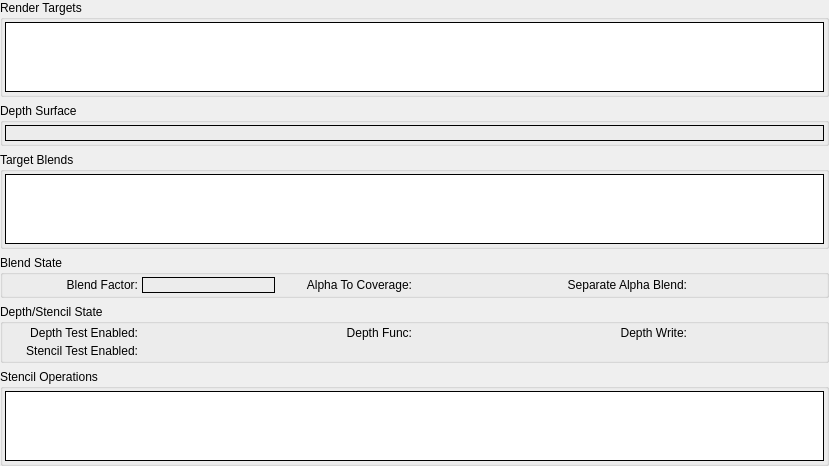
         <widget class="QWidget" name="omScrollContents">
          <property name="geometry">
           <rect>
            <x>0</x>
            <y>0</y>
            <width>829</width>
            <height>400</height>
           </rect>
          </property>
          <layout class="QVBoxLayout" name="omScrollLayout">
           <property name="leftMargin">
            <number>0</number>
           </property>
           <property name="topMargin">
            <number>0</number>
           </property>
           <property name="rightMargin">
            <number>0</number>
           </property>
           <property name="bottomMargin">
            <number>0</number>
           </property>
           <item>
            <widget class="QGroupBox" name="outputsGroup">
             <property name="sizePolicy">
              <sizepolicy hsizetype="Preferred" vsizetype="Expanding">
               <horstretch>0</horstretch>
               <verstretch>0</verstretch>
              </sizepolicy>
             </property>
             <property name="title">
              <string>Render Targets</string>
             </property>
             <layout class="QHBoxLayout" name="outputsGroupLayout">
              <property name="leftMargin">
               <number>2</number>
              </property>
              <property name="topMargin">
               <number>2</number>
              </property>
              <property name="rightMargin">
               <number>2</number>
              </property>
              <property name="bottomMargin">
               <number>2</number>
              </property>
              <item>
               <widget class="RDTreeWidget" name="omTargets">
                <property name="frameShape">
                 <enum>QFrame::Box</enum>
                </property>
                <property name="frameShadow">
                 <enum>QFrame::Plain</enum>
                </property>
                <property name="sizeAdjustPolicy">
                 <enum>QAbstractScrollArea::AdjustToContents</enum>
                </property>
                <property name="editTriggers">
                 <set>QAbstractItemView::NoEditTriggers</set>
                </property>
                <property name="showDropIndicator" stdset="0">
                 <bool>false</bool>
                </property>
                <property name="indentation">
                 <number>0</number>
                </property>
                <property name="rootIsDecorated">
                 <bool>false</bool>
                </property>
                <property name="itemsExpandable">
                 <bool>false</bool>
                </property>
                <property name="allColumnsShowFocus">
                 <bool>true</bool>
                </property>
                <property name="expandsOnDoubleClick">
                 <bool>false</bool>
                </property>
                <attribute name="headerStretchLastSection">
                 <bool>false</bool>
                </attribute>
               </widget>
              </item>
             </layout>
            </widget>
           </item>
           <item>
            <widget class="QGroupBox" name="omDepthGroup">
             <property name="title">
              <string>Depth Surface</string>
             </property>
             <layout class="QHBoxLayout" name="omDepthLayout">
              <property name="leftMargin">
               <number>2</number>
              </property>
              <property name="topMargin">
               <number>2</number>
              </property>
              <property name="rightMargin">
               <number>2</number>
              </property>
              <property name="bottomMargin">
               <number>2</number>
              </property>
              <item>
               <widget class="RDLabel" name="omDepth">
                <property name="frameShape">
                 <enum>QFrame::Box</enum>
                </property>
               </widget>
              </item>
             </layout>
            </widget>
           </item>
           <item>
            <widget class="QGroupBox" name="blendsGroup">
             <property name="sizePolicy">
              <sizepolicy hsizetype="Preferred" vsizetype="Expanding">
               <horstretch>0</horstretch>
               <verstretch>0</verstretch>
              </sizepolicy>
             </property>
             <property name="title">
              <string>Target Blends</string>
             </property>
             <layout class="QHBoxLayout" name="blendsGroupLayout">
              <property name="leftMargin">
               <number>2</number>
              </property>
              <property name="topMargin">
               <number>2</number>
              </property>
              <property name="rightMargin">
               <number>2</number>
              </property>
              <property name="bottomMargin">
               <number>2</number>
              </property>
              <item>
               <widget class="RDTreeWidget" name="blends">
                <property name="frameShape">
                 <enum>QFrame::Box</enum>
                </property>
                <property name="frameShadow">
                 <enum>QFrame::Plain</enum>
                </property>
                <property name="sizeAdjustPolicy">
                 <enum>QAbstractScrollArea::AdjustToContents</enum>
                </property>
                <property name="editTriggers">
                 <set>QAbstractItemView::NoEditTriggers</set>
                </property>
                <property name="showDropIndicator" stdset="0">
                 <bool>false</bool>
                </property>
                <property name="indentation">
                 <number>0</number>
                </property>
                <property name="rootIsDecorated">
                 <bool>false</bool>
                </property>
                <property name="itemsExpandable">
                 <bool>false</bool>
                </property>
                <property name="allColumnsShowFocus">
                 <bool>true</bool>
                </property>
                <property name="expandsOnDoubleClick">
                 <bool>false</bool>
                </property>
               </widget>
              </item>
             </layout>
            </widget>
           </item>
           <item>
            <widget class="QGroupBox" name="omBlend">
             <property name="title">
              <string>Blend State</string>
             </property>
             <layout class="QGridLayout" name="omBlendLayout">
              <property name="leftMargin">
               <number>2</number>
              </property>
              <property name="topMargin">
               <number>2</number>
              </property>
              <property name="rightMargin">
               <number>2</number>
              </property>
              <property name="bottomMargin">
               <number>2</number>
              </property>
              <property name="spacing">
               <number>4</number>
              </property>
              <item row="0" column="0">
               <widget class="QLabel" name="blendFactorLabel">
                <property name="text">
                 <string>Blend Factor:</string>
                </property>
                <property name="alignment">
                 <set>Qt::AlignRight|Qt::AlignTrailing|Qt::AlignVCenter</set>
                </property>
               </widget>
              </item>
              <item row="0" column="1">
               <widget class="RDLabel" name="blendFactor">
                <property name="frameShape">
                 <enum>QFrame::Box</enum>
                </property>
               </widget>
              </item>
              <item row="0" column="2">
               <widget class="QLabel" name="alphaToCoverageLabel">
                <property name="text">
                 <string>Alpha To Coverage:</string>
                </property>
                <property name="alignment">
                 <set>Qt::AlignRight|Qt::AlignTrailing|Qt::AlignVCenter</set>
                </property>
               </widget>
              </item>
              <item row="0" column="3">
               <widget class="QLabel" name="alphaToCoverage">
                <property name="text">
                 <string/>
                </property>
                <property name="pixmap">
                 <pixmap resource="../../Resources/resources.qrc">:/cross.png</pixmap>
                </property>
                <property name="alignment">
                 <set>Qt::AlignCenter</set>
                </property>
               </widget>
              </item>
              <item row="0" column="4">
               <widget class="QLabel" name="separateAlphaLabel">
                <property name="text">
                 <string>Separate Alpha Blend:</string>
                </property>
                <property name="alignment">
                 <set>Qt::AlignRight|Qt::AlignTrailing|Qt::AlignVCenter</set>
                </property>
               </widget>
              </item>
              <item row="0" column="5">
               <widget class="QLabel" name="separateAlpha">
                <property name="text">
                 <string/>
                </property>
                <property name="pixmap">
                 <pixmap resource="../../Resources/resources.qrc">:/cross.png</pixmap>
                </property>
                <property name="alignment">
                 <set>Qt::AlignCenter</set>
                </property>
               </widget>
              </item>
             </layout>
            </widget>
           </item>
           <item>
            <widget class="QGroupBox" name="omDepthStencil">
             <property name="title">
              <string>Depth/Stencil State</string>
             </property>
             <layout class="QGridLayout" name="omDepthStencilLayout">
              <property name="leftMargin">
               <number>2</number>
              </property>
              <property name="topMargin">
               <number>2</number>
              </property>
              <property name="rightMargin">
               <number>2</number>
              </property>
              <property name="bottomMargin">
               <number>2</number>
              </property>
              <property name="spacing">
               <number>4</number>
              </property>
              <item row="0" column="0">
               <widget class="QLabel" name="depthEnabledLabel">
                <property name="text">
                 <string>Depth Test Enabled:</string>
                </property>
                <property name="alignment">
                 <set>Qt::AlignRight|Qt::AlignTrailing|Qt::AlignVCenter</set>
                </property>
               </widget>
              </item>
              <item row="0" column="1">
               <widget class="QLabel" name="depthEnabled">
                <property name="text">
                 <string/>
                </property>
                <property name="pixmap">
                 <pixmap resource="../../Resources/resources.qrc">:/cross.png</pixmap>
                </property>
                <property name="alignment">
                 <set>Qt::AlignCenter</set>
                </property>
               </widget>
              </item>
              <item row="0" column="2">
               <widget class="QLabel" name="depthFuncLabel">
                <property name="text">
                 <string>Depth Func:</string>
                </property>
                <property name="alignment">
                 <set>Qt::AlignRight|Qt::AlignTrailing|Qt::AlignVCenter</set>
                </property>
               </widget>
              </item>
              <item row="0" column="3">
               <widget class="QLabel" name="depthFunc">
                <property name="text">
                 <string/>
                </property>
               </widget>
              </item>
              <item row="0" column="4">
               <widget class="QLabel" name="depthWriteLabel">
                <property name="text">
                 <string>Depth Write:</string>
                </property>
                <property name="alignment">
                 <set>Qt::AlignRight|Qt::AlignTrailing|Qt::AlignVCenter</set>
                </property>
               </widget>
              </item>
              <item row="0" column="5">
               <widget class="QLabel" name="depthWrite">
                <property name="text">
                 <string/>
                </property>
                <property name="pixmap">
                 <pixmap resource="../../Resources/resources.qrc">:/cross.png</pixmap>
                </property>
                <property name="alignment">
                 <set>Qt::AlignCenter</set>
                </property>
               </widget>
              </item>
              <item row="1" column="0">
               <widget class="QLabel" name="stencilEnabledLabel">
                <property name="text">
                 <string>Stencil Test Enabled:</string>
                </property>
                <property name="alignment">
                 <set>Qt::AlignRight|Qt::AlignTrailing|Qt::AlignVCenter</set>
                </property>
               </widget>
              </item>
              <item row="1" column="1">
               <widget class="QLabel" name="stencilEnabled">
                <property name="text">
                 <string/>
                </property>
                <property name="pixmap">
                 <pixmap resource="../../Resources/resources.qrc">:/cross.png</pixmap>
                </property>
                <property name="alignment">
                 <set>Qt::AlignCenter</set>
                </property>
               </widget>
              </item>
             </layout>
            </widget>
           </item>
           <item>
            <widget class="CollapseGroupBox" name="stencilsGroup">
             <property name="sizePolicy">
              <sizepolicy hsizetype="Preferred" vsizetype="Expanding">
               <horstretch>0</horstretch>
               <verstretch>0</verstretch>
              </sizepolicy>
             </property>
             <property name="title">
              <string>Stencil Operations</string>
             </property>
             <layout class="QHBoxLayout" name="stencilsGroupLayout">
              <property name="leftMargin">
               <number>2</number>
              </property>
              <property name="topMargin">
               <number>2</number>
              </property>
              <property name="rightMargin">
               <number>2</number>
              </property>
              <property name="bottomMargin">
               <number>2</number>
              </property>
              <item>
               <widget class="RDTreeWidget" name="stencils">
                <property name="frameShape">
                 <enum>QFrame::Box</enum>
                </property>
                <property name="frameShadow">
                 <enum>QFrame::Plain</enum>
                </property>
                <property name="sizeAdjustPolicy">
                 <enum>QAbstractScrollArea::AdjustToContents</enum>
                </property>
                <property name="editTriggers">
                 <set>QAbstractItemView::NoEditTriggers</set>
                </property>
                <property name="showDropIndicator" stdset="0">
                 <bool>false</bool>
                </property>
                <property name="indentation">
                 <number>0</number>
                </property>
                <property name="rootIsDecorated">
                 <bool>false</bool>
                </property>
                <property name="itemsExpandable">
                 <bool>false</bool>
                </property>
                <property name="allColumnsShowFocus">
                 <bool>true</bool>
                </property>
                <property name="expandsOnDoubleClick">
                 <bool>false</bool>
                </property>
               </widget>
              </item>
             </layout>
            </widget>
           </item>
           <item>
            <spacer name="omVerticalSpacer">
             <property name="orientation">
              <enum>Qt::Vertical</enum>
             </property>
             <property name="sizeType">
              <enum>QSizePolicy::MinimumExpanding</enum>
             </property>
             <property name="sizeHint" stdset="0">
              <size>
               <width>0</width>
               <height>0</height>
              </size>
             </property>
            </spacer>
           </item>
          </layout>
         </widget>
